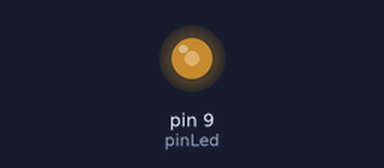
Recording of a sketch running on a simulated Arduino Uno, built with avr-gcc and run on an emulated ATmega328P. Parts: output pins drawn as LEDs (lit = HIGH).

Above: at 0.05 s.
At 1.2 s:
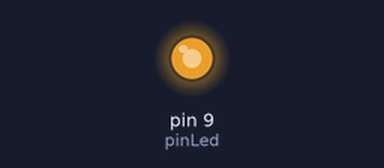
At 13.45 s:
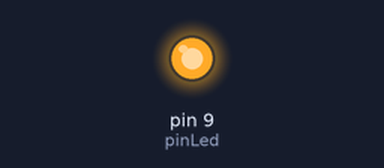
Timing chart, 0 to 17.5 s (numbered marks = the images above):
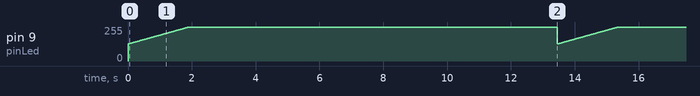

Measured:
- by itself, pin 9 (pinLed): ramps from 128/255 to 255/255 and jumps back, once every 13.5 s

The sketch:

Lab3_ex2.ino
```cpp
/*
  Lab3 Example 2
  Let led increasing brightness

  The circuit:
  * led attached to digital pin 9

  created 2/20/2016  Lab3 Example 3
*/
const int pinLed = 9; // attached to digital pin 9
void setup() {
}

void loop() {
  for (int i=128;i<=1023;i++){
    analogWrite(pinLed, i);
    delay(15);
  }
}
```
